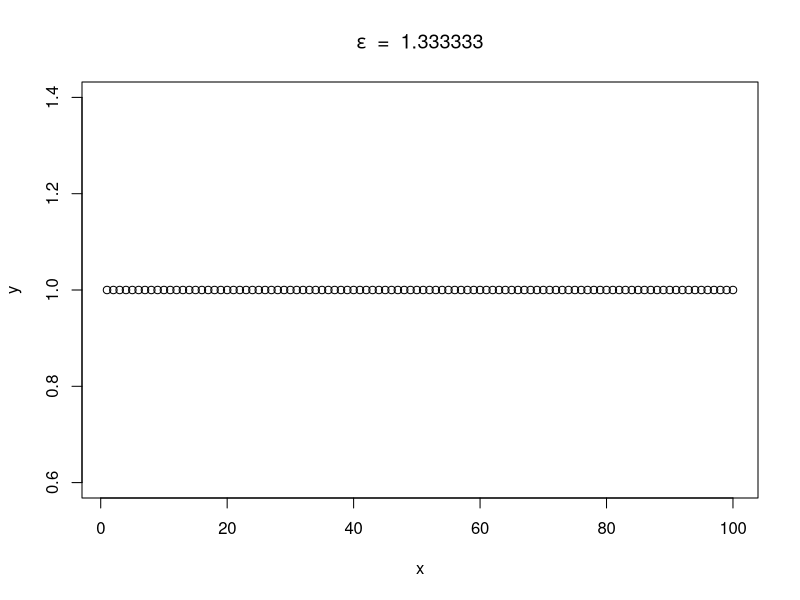
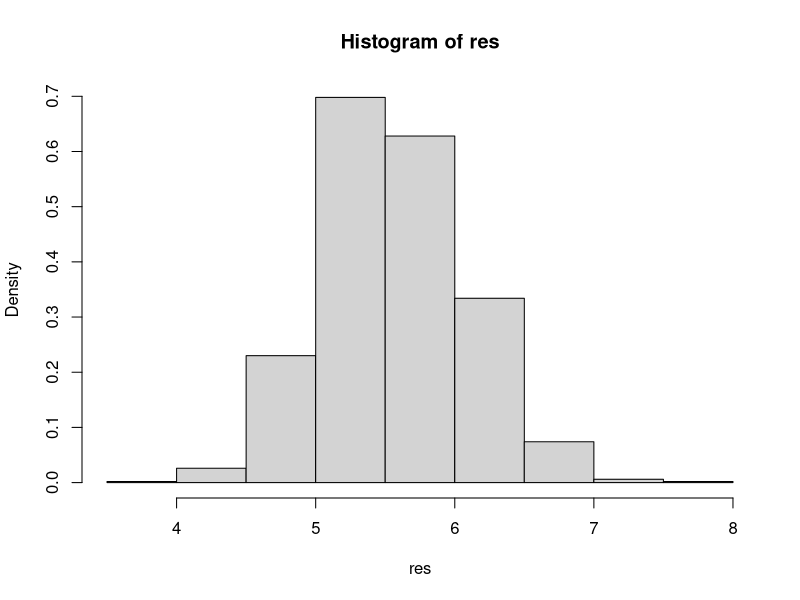

R code for these plots, in order:
############
# Partie 3 #
############

# q3.2

q3 <- function(n, e) {
  m = 1000
  p = 0.1789
  l = numeric(m)
  for (i in 1:m)
  {
    l[i] = sum(rgeom(n, p)) + m
  }
  c = 0
  for (i in 1:m)
  {
    if ((abs(l[i] / n - 1 / p) >= e))
    {
      c = c + 1
    }
  }
  return (c/m)
}

x = seq(1, 100)
y = x
e = 1.333333
for (i in seq(1, 100))
{
  y[i] = q3(x[i], e)
}
plot(x, y)
title(main = expression(epsilon ~ " = " ~ 1.333333))

# q3.3
simu <- function(n)
{
  m = 1000
  p = 0.1789
  l = numeric(m)
  for (i in 1:m)
  {
    l[i] = mean(rgeom(n, p))+1
  }
  return (l)
}
res = simu(100)
xx <- seq(1,1000)
hist(res, proba=T)
normali = dnorm(xx)
for(i in 1:length(normali)) {
    normali[i] = normali[i] + 5
}
lines(xx,normali,col="red")
